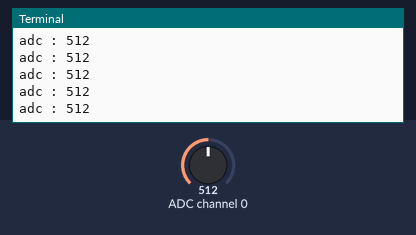
Bench run of a program on a simulated Raspberry Pi (BCM pin numbers). On the bench: the last lines printed to the terminal. The inputs (shaded band) are chosen by the test bench; at power-on: ADC channel 0 = 512 (analog values on the 0–1023 scale).

Above: at 1.2 s.
1.3 s: ADC channel 0 set to 0
At 2.2 s:
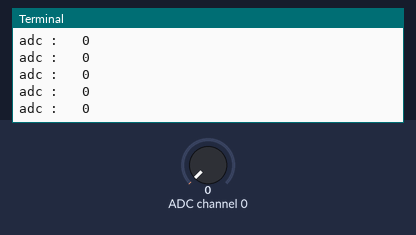
2.8 s: ADC channel 0 set to 18
At 3.4 s:
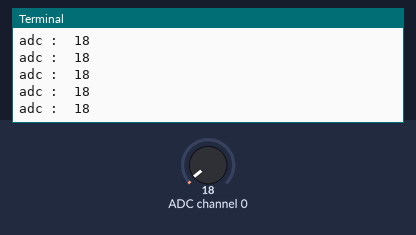

Measured:
- after the input at 1.3 s, the terminal: prints a new line at once (image 1)
- after the input at 2.8 s, the terminal: prints a new line at once (image 2)

The program:

distance.py
```python
#!/usr/bin/env python
# coding: utf-8

#
# FaBo Brick Sample
#
# #116 Distance Brick
#

import spidev
import time
import sys

DISTANCE_PIN = 0

spi = spidev.SpiDev()
spi.open(0, 0)

def readadc(channel):
        adc = spi.xfer2([1, (8+channel)<<4, 0])
        data = ((adc[1]&3) << 8) + adc[2]
        return data

def arduino_map(x, in_min, in_max, out_min, out_max):
        return (x - in_min) * (out_max - out_min) // (in_max - in_min) + out_min

if __name__ == '__main__':
    try:
        while True:
            data = readadc(DISTANCE_PIN)
            value = arduino_map(data, 0, 1023, 0, 5000)
            value = arduino_map(value, 3200, 500, 5, 80)
            print("adc : {:3} ".format(data))

    except KeyboardInterrupt:
        spi.close()
        sys.exit(0)
```
